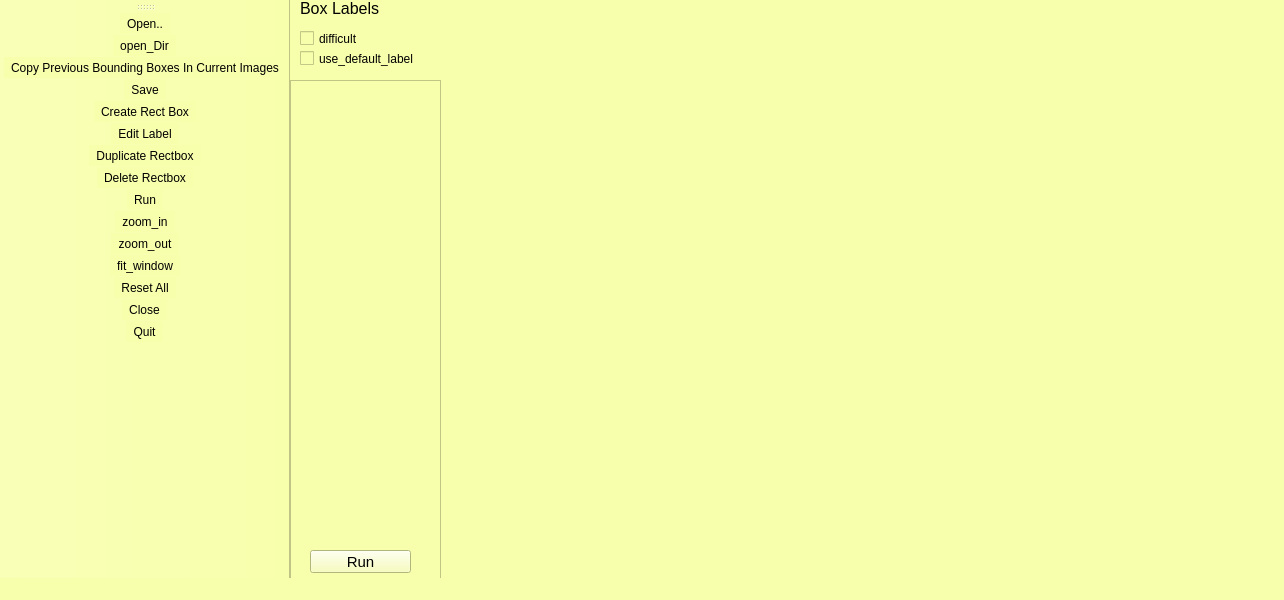
<?xml version="1.0" encoding="UTF-8"?>
<ui version="4.0">
 <class>MainWindow</class>
 <widget class="QMainWindow" name="MainWindow">
  <property name="geometry">
   <rect>
    <x>0</x>
    <y>0</y>
    <width>1284</width>
    <height>600</height>
   </rect>
  </property>
  <property name="font">
   <font>
    <pointsize>11</pointsize>
    <weight>50</weight>
    <bold>false</bold>
   </font>
  </property>
  <property name="windowTitle">
   <string>Scandat Studio</string>
  </property>
  <property name="windowIcon">
   <iconset>
    <normaloff>../../logo.png</normaloff>../../logo.png</iconset>
  </property>
  <property name="autoFillBackground">
   <bool>false</bool>
  </property>
  <property name="styleSheet">
   <string notr="true">background-color: rgb(248, 255, 172);</string>
  </property>
  <widget class="QWidget" name="centralwidget">
   <widget class="QListWidget" name="labelwidget">
    <property name="geometry">
     <rect>
      <x>1030</x>
      <y>30</y>
      <width>211</width>
      <height>591</height>
     </rect>
    </property>
    <property name="styleSheet">
     <string notr="true">border-color: rgb(97, 97, 97);</string>
    </property>
   </widget>
   <widget class="QLabel" name="label">
    <property name="geometry">
     <rect>
      <x>1030</x>
      <y>10</y>
      <width>171</width>
      <height>20</height>
     </rect>
    </property>
    <property name="font">
     <font>
      <pointsize>12</pointsize>
      <weight>50</weight>
      <bold>false</bold>
     </font>
    </property>
    <property name="text">
     <string>Label List</string>
    </property>
   </widget>
   <widget class="QListView" name="listView">
    <property name="geometry">
     <rect>
      <x>0</x>
      <y>80</y>
      <width>151</width>
      <height>511</height>
     </rect>
    </property>
    <property name="autoFillBackground">
     <bool>true</bool>
    </property>
    <property name="styleSheet">
     <string notr="true">border-color: rgb(93, 92, 85);</string>
    </property>
   </widget>
   <widget class="QLabel" name="label_2">
    <property name="geometry">
     <rect>
      <x>10</x>
      <y>0</y>
      <width>81</width>
      <height>16</height>
     </rect>
    </property>
    <property name="font">
     <font>
      <pointsize>12</pointsize>
      <weight>50</weight>
      <bold>false</bold>
     </font>
    </property>
    <property name="text">
     <string>Box Labels</string>
    </property>
   </widget>
   <widget class="QCheckBox" name="checkBox">
    <property name="geometry">
     <rect>
      <x>10</x>
      <y>30</y>
      <width>70</width>
      <height>17</height>
     </rect>
    </property>
    <property name="text">
     <string>difficult</string>
    </property>
   </widget>
   <widget class="QCheckBox" name="checkBox_2">
    <property name="geometry">
     <rect>
      <x>10</x>
      <y>50</y>
      <width>141</width>
      <height>17</height>
     </rect>
    </property>
    <property name="text">
     <string>use_default_label</string>
    </property>
   </widget>
   <widget class="QPushButton" name="RunButton">
    <property name="geometry">
     <rect>
      <x>20</x>
      <y>550</y>
      <width>101</width>
      <height>23</height>
     </rect>
    </property>
    <property name="font">
     <font>
      <pointsize>11</pointsize>
     </font>
    </property>
    <property name="text">
     <string>Run</string>
    </property>
   </widget>
  </widget>
  <widget class="QStatusBar" name="statusbar"/>
  <widget class="QToolBar" name="toolBar_2">
   <property name="windowTitle">
    <string>toolBar_2</string>
   </property>
   <attribute name="toolBarArea">
    <enum>LeftToolBarArea</enum>
   </attribute>
   <attribute name="toolBarBreak">
    <bool>false</bool>
   </attribute>
   <addaction name="action_New"/>
   <addaction name="action_open"/>
   <addaction name="action_Copy_Previous_Bounding_Boxes_In_Current_Images"/>
   <addaction name="action_Save"/>
   <addaction name="action_Current_Rect_Box"/>
   <addaction name="action_Edit_Label"/>
   <addaction name="action_Duplicate_Rectbox"/>
   <addaction name="action_Delete_Rectbox"/>
   <addaction name="actionRun"/>
   <addaction name="actionzoom_in"/>
   <addaction name="actionzoom_out"/>
   <addaction name="actionfit_window"/>
   <addaction name="action_Reset_All"/>
   <addaction name="action_Close"/>
   <addaction name="action_Quit"/>
  </widget>
  <action name="action_New">
   <property name="icon">
    <iconset>
     <normaloff>../../../../work/scandatsource/scandat/resources/icons/file.png</normaloff>../../../../work/scandatsource/scandat/resources/icons/file.png</iconset>
   </property>
   <property name="text">
    <string>&amp;Open..</string>
   </property>
   <property name="toolTip">
    <string>Open a new file</string>
   </property>
   <property name="shortcut">
    <string>Ctrl+O</string>
   </property>
  </action>
  <action name="action_open">
   <property name="icon">
    <iconset>
     <normaloff>../../../../work/scandatsource/scandat/resources/icons/file.png</normaloff>../../../../work/scandatsource/scandat/resources/icons/file.png</iconset>
   </property>
   <property name="text">
    <string>&amp;open_Dir</string>
   </property>
   <property name="shortcut">
    <string>Ctrl+U</string>
   </property>
  </action>
  <action name="action_save">
   <property name="icon">
    <iconset>
     <normaloff>../../../../work/scandatsource/scandat/resources/icons/file.png</normaloff>../../../../work/scandatsource/scandat/resources/icons/file.png</iconset>
   </property>
   <property name="text">
    <string>&amp;Change save Dir</string>
   </property>
   <property name="shortcut">
    <string>Ctrl+R</string>
   </property>
  </action>
  <action name="action_Exit">
   <property name="icon">
    <iconset>
     <normaloff>../../../../work/scandatsource/scandat/resources/icons/file.png</normaloff>../../../../work/scandatsource/scandat/resources/icons/file.png</iconset>
   </property>
   <property name="text">
    <string>&amp;Open Annotation</string>
   </property>
   <property name="shortcut">
    <string>Ctrl+Shift+O</string>
   </property>
  </action>
  <action name="action_Copy_Previous_Bounding_Boxes_In_Current_Images">
   <property name="icon">
    <iconset>
     <normaloff>../../../../work/scandatsource/scandat/resources/icons/copy.png</normaloff>../../../../work/scandatsource/scandat/resources/icons/copy.png</iconset>
   </property>
   <property name="text">
    <string>&amp;Copy Previous Bounding Boxes In Current Images</string>
   </property>
   <property name="shortcut">
    <string>Ctrl+V</string>
   </property>
  </action>
  <action name="action_Open_Recent">
   <property name="text">
    <string>&amp;Open Recent</string>
   </property>
  </action>
  <action name="action_Save">
   <property name="icon">
    <iconset>
     <normaloff>../../../../work/scandatsource/scandat/resources/icons/save.png</normaloff>../../../../work/scandatsource/scandat/resources/icons/save.png</iconset>
   </property>
   <property name="text">
    <string>&amp;Save</string>
   </property>
   <property name="shortcut">
    <string>Ctrl+S</string>
   </property>
  </action>
  <action name="action_Save_As">
   <property name="icon">
    <iconset>
     <normaloff>../../../../work/scandatsource/scandat/resources/icons/save-as.png</normaloff>../../../../work/scandatsource/scandat/resources/icons/save-as.png</iconset>
   </property>
   <property name="text">
    <string>&amp;Save As</string>
   </property>
   <property name="shortcut">
    <string>Ctrl+Shift+S</string>
   </property>
  </action>
  <action name="action_Close">
   <property name="icon">
    <iconset>
     <normaloff>../../../../work/scandatsource/scandat/resources/icons/close.png</normaloff>../../../../work/scandatsource/scandat/resources/icons/close.png</iconset>
   </property>
   <property name="text">
    <string>&amp;Close</string>
   </property>
   <property name="shortcut">
    <string>Ctrl+W</string>
   </property>
  </action>
  <action name="action_Reset_All">
   <property name="icon">
    <iconset>
     <normaloff>../../../../work/scandatsource/scandat/resources/icons/resetall.png</normaloff>../../../../work/scandatsource/scandat/resources/icons/resetall.png</iconset>
   </property>
   <property name="text">
    <string>&amp;Reset All</string>
   </property>
  </action>
  <action name="action_Delet_Current_Image">
   <property name="icon">
    <iconset>
     <normaloff>../../../../work/scandatsource/scandat/resources/icons/close.png</normaloff>../../../../work/scandatsource/scandat/resources/icons/close.png</iconset>
   </property>
   <property name="text">
    <string>&amp;Delet Current Image</string>
   </property>
   <property name="shortcut">
    <string>Ctrl+Shift+D</string>
   </property>
  </action>
  <action name="action_Quit">
   <property name="icon">
    <iconset>
     <normaloff>../../../../work/scandatsource/scandat/resources/icons/quit.png</normaloff>../../../../work/scandatsource/scandat/resources/icons/quit.png</iconset>
   </property>
   <property name="text">
    <string>&amp;Quit</string>
   </property>
   <property name="shortcut">
    <string>Ctrl+Q</string>
   </property>
  </action>
  <action name="action_Current_Rect_Box">
   <property name="icon">
    <iconset>
     <normaloff>../../../../pyqt5 icons/icons/icons/box-label.png</normaloff>../../../../pyqt5 icons/icons/icons/box-label.png</iconset>
   </property>
   <property name="text">
    <string>&amp;Create Rect Box</string>
   </property>
   <property name="shortcut">
    <string>W</string>
   </property>
  </action>
  <action name="action_Edit_Label">
   <property name="icon">
    <iconset>
     <normaloff>../../../../pyqt5 icons/icons/icons/edit-signiture.png</normaloff>../../../../pyqt5 icons/icons/icons/edit-signiture.png</iconset>
   </property>
   <property name="text">
    <string>&amp;Edit Label</string>
   </property>
   <property name="shortcut">
    <string>Ctrl+E</string>
   </property>
  </action>
  <action name="action_Duplicate_Rectbox">
   <property name="icon">
    <iconset>
     <normaloff>../../../../pyqt5 icons/icons/icons/box.png</normaloff>../../../../pyqt5 icons/icons/icons/box.png</iconset>
   </property>
   <property name="text">
    <string>&amp;Duplicate Rectbox</string>
   </property>
   <property name="shortcut">
    <string>Ctrl+D</string>
   </property>
  </action>
  <action name="action_Delete_Rectbox">
   <property name="icon">
    <iconset>
     <normaloff>../../resources/icons/cancel.png</normaloff>../../resources/icons/cancel.png</iconset>
   </property>
   <property name="text">
    <string>&amp;Delete Rectbox</string>
   </property>
   <property name="shortcut">
    <string>Del</string>
   </property>
  </action>
  <action name="action_Auto_SaveMode">
   <property name="text">
    <string>&amp;Auto SaveMode</string>
   </property>
  </action>
  <action name="action_Single_class_Mode">
   <property name="text">
    <string>&amp;Single class Mode</string>
   </property>
  </action>
  <action name="action_Display_Labels">
   <property name="text">
    <string>&amp;Display Labels</string>
   </property>
  </action>
  <action name="actionRun">
   <property name="icon">
    <iconset>
     <normaloff>../../resources/icons/done.png</normaloff>../../resources/icons/done.png</iconset>
   </property>
   <property name="text">
    <string>Run</string>
   </property>
   <property name="shortcut">
    <string>Alt+Shift+F10</string>
   </property>
  </action>
  <action name="actionExit">
   <property name="text">
    <string>Exit</string>
   </property>
  </action>
  <action name="action_tutorial">
   <property name="text">
    <string>&amp;tutorial </string>
   </property>
  </action>
  <action name="action_Information">
   <property name="text">
    <string>&amp;Information</string>
   </property>
  </action>
  <action name="action_Keyboard_Shortcuts">
   <property name="text">
    <string>&amp;Keyboard Shortcuts</string>
   </property>
  </action>
  <action name="actionzoom_in">
   <property name="icon">
    <iconset>
     <normaloff>../../resources/icons/zoom-in.png</normaloff>../../resources/icons/zoom-in.png</iconset>
   </property>
   <property name="text">
    <string>zoom_in</string>
   </property>
   <property name="shortcut">
    <string>Ctrl+=</string>
   </property>
  </action>
  <action name="actionzoom_out">
   <property name="icon">
    <iconset>
     <normaloff>../../resources/icons/zoom-out.png</normaloff>../../resources/icons/zoom-out.png</iconset>
   </property>
   <property name="text">
    <string>zoom_out</string>
   </property>
   <property name="shortcut">
    <string>Ctrl+-</string>
   </property>
  </action>
  <action name="actionfit_window">
   <property name="icon">
    <iconset>
     <normaloff>../../resources/icons/fit-window.png</normaloff>../../resources/icons/fit-window.png</iconset>
   </property>
   <property name="text">
    <string>fit_window</string>
   </property>
   <property name="shortcut">
    <string>Ctrl+F</string>
   </property>
  </action>
 </widget>
 <resources/>
 <connections/>
</ui>
